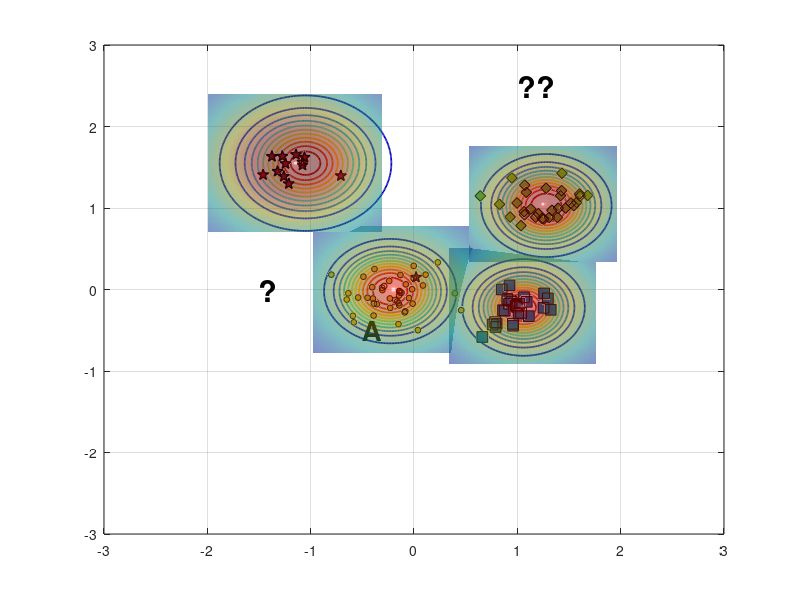

Source code (MATLAB): (Note: this script raises an error after producing the figure.)
%% Reproduce EVM-style demo figure (no toolboxes)
clear; close all; clc; rng(7);

% ---------- 1) 合成四类二维数据 ----------
% 类中心（大致对应图中位置）
C_star  = [-1.15  1.55];   % 红色星
C_diam  = [ 1.25  1.05];   % 绿色菱形
C_square= [ 1.05 -0.20];   % 蓝色方块
C_dot   = [-0.20  0.00];   % 蓝色小点（被 A 标注影响的那簇）

% 协方差（控制每簇形状）
S = @(sx,sy,rho)[sx^2 rho*sx*sy; rho*sx*sy sy^2];
Sig_star   = S(0.18,0.20, 0.05);
Sig_diam   = S(0.22,0.18,-0.10);
Sig_square = S(0.20,0.16, 0.05);
Sig_dot    = S(0.25,0.18, 0.00);

% 从高斯采样（不用 mvnrnd）
sample = @(N,mu,SIG) (randn(N,2)*chol(SIG,'lower') + mu);

X_star   = sample(12,C_star,   Sig_star);
X_diam   = sample(30,C_diam,   Sig_diam);
X_square = sample(28,C_square, Sig_square);
X_dot    = sample(45,C_dot,    Sig_dot);

% 加一个“离群星”靠近 A（见原图左中）
X_star = [X_star; 0.02 0.15];

% ---------- 2) 底面散点与样式 ----------
figure('Color','w','Position',[100,100,800,600]);
hold on; box on; grid on;
z0 = 0; % 所有散点都放在 z=0 的平面

% 确保按照绘制顺序叠放，便于把散点置顶
set(gca,'SortMethod','childorder');

h_star   = scatter3(X_star(:,1),  X_star(:,2),  z0+zeros(size(X_star,1),1),  70, ...
        'pentagram', 'filled', 'MarkerEdgeColor','k', 'MarkerFaceColor',[0.635294 0.0784314 0.184314], 'LineWidth',1.0); % 红色五角星 #A2142F
h_diam   = scatter3(X_diam(:,1),  X_diam(:,2),  z0+zeros(size(X_diam,1),1),  60, ...
        'd', 'filled', 'MarkerEdgeColor','k', 'MarkerFaceColor',[0.466667 0.674510 0.188235]); % 绿色菱形 #77AC30
h_square = scatter3(X_square(:,1),X_square(:,2),z0+zeros(size(X_square,1),1),60, ...
        's', 'filled', 'MarkerEdgeColor','k', 'MarkerFaceColor',[0 0.447059 0.741176]); % 蓝色正方形 #0072BD
h_dot    = scatter3(X_dot(:,1),   X_dot(:,2),   z0+zeros(size(X_dot,1),1),   18, ...
        'o', 'filled', 'MarkerEdgeColor','k', 'MarkerFaceColor',[0.929412 0.694118 0.125490]); % 黄色圆形 #EDB120


% ---------- 3) ψ-model 等值环（彩色同心） ----------
% 采用带形状参的径向函数 psi(r) = exp(-(r/s)^t)
psi = @(X,Y,cx,cy,s,t) exp( - ( sqrt((X-cx).^2 + (Y-cy).^2) ./ s ).^t );

% 选几处“极端向量/代表点”（包含 A 所在）
EV = [ -0.23 -0.02 ;   % A 对应蓝点极端向量
        1.06 -0.22 ;   % 蓝方块
        1.28  1.03 ;   % 绿菱形
       -1.05  1.55 ];  % 红星
scale = [0.42, 0.36, 0.40, 0.48];   % 各自 scale
shape = [2.6,  2.2,  2.4,  2.0];    % 各自 shape

% 网格
[xg,yg] = meshgrid(linspace(-3,3,400));
colormap(jet); caxis([0 1]);

% 等高线层级（红到蓝：高到低）
levels = linspace(1.0,0.05,12);

for k = 1:size(EV,1)
    Z = psi(xg,yg,EV(k,1),EV(k,2),scale(k),shape(k));
    [~, h] = contour(xg,yg,Z,levels);    % 直接画在底面，保持颜色映射
    set(h,'LineWidth',1.25);

    % 将等高线明确压到 z=0（兼容不同 MATLAB 版本）
    ch = get(h,'Children');
    for ic = 1:numel(ch)
        zd = get(ch(ic),'ZData');
        if ~isempty(zd)
            set(ch(ic),'ZData',zeros(size(zd))); % 强制贴在 z=0
        end
    end
end

% 标出 A 与问号
text(-0.5,-0.5,0,'A','FontWeight','bold','FontSize',20,'Color','k');
text( 1, 2.5,0,'??','FontWeight','bold','FontSize',22,'Color','k');
text( -1.5,0,0,'?','FontWeight','bold','FontSize',22,'Color','k');

% ---------- 4) 上方半透明“钟形面”（表示类支持/概率） ----------
% 用四个高斯穹顶，中心与各簇一致
gauss2 = @(X,Y,cx,cy,s) exp(-((X-cx).^2 + (Y-cy).^2)/(2*s^2));
tops  = {C_star, C_diam, C_square, C_dot};
sigT  = [0.65 0.55 0.55 0.60];
amp   = [1.05 0.95 0.90 0.85];

% 抬高穹顶，并缩小每个穹顶的覆盖范围（为每个穹顶使用局部网格）
zlift      = 0.18;   % 统一抬高量（不改变颜色映射）
spanFactor = 1.3;    % 每个穹顶半宽 = spanFactor * sigma（越小覆盖越小）
gridN      = 121;    % 局部网格分辨率

for i=1:4
    cx = tops{i}(1); cy = tops{i}(2);
    span = spanFactor * sigT(i);
    [xgi,ygi] = meshgrid(linspace(cx - span, cx + span, gridN), ...
                         linspace(cy - span, cy + span, gridN));

    Zt = amp(i) * gauss2(xgi,ygi,cx,cy,sigT(i));
    % 用 Zt 作为颜色，Zt+zlift 作为高度，从而抬高且保留原色
    s1 = surf(xgi,ygi, Zt + zlift, Zt, 'EdgeColor','none', 'FaceAlpha',0.5);
end
% shading interp; 
camlight headlight; 
% lighting gouraud;

% 将散点推到顶层
uistack([h_star h_diam h_square h_dot], 'top');
% 将contoru推到顶层
uistack(h, 'top');

% ---------- 5) 轴、视角与观感 ----------
xlim([-2 2]); ylim([-1 3]); zlim([0 1.25]); view(-67,22);
axis vis3d; daspect([1 1 0.8]);
set(gca,'FontName','Times New Roman','FontSize',12,'LineWidth',1);
% xlabel('x'); ylabel('y'); zlabel('score / \psi');

% 网格和背景风格
grid on; 
% set(gca,'GridAlpha',0.2,'MinorGridAlpha',0.2);
